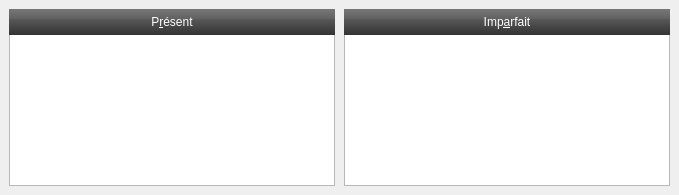
   <widget class="QWidget" name="pageSubjonctif">
    <attribute name="title">
     <string>&amp;Subjonctif</string>
    </attribute>
    <widget class="QTextBrowser" name="navigateurSubjonctifPresent">
     <property name="geometry">
      <rect>
       <x>9</x>
       <y>34</y>
       <width>326</width>
       <height>152</height>
      </rect>
     </property>
     <property name="lineWrapMode">
      <enum>QTextEdit::NoWrap</enum>
     </property>
    </widget>
    <widget class="QLabel" name="etiquetteSubjonctifImparfait">
     <property name="geometry">
      <rect>
       <x>344</x>
       <y>9</y>
       <width>326</width>
       <height>26</height>
      </rect>
     </property>
     <property name="palette">
      <palette>
       <active>
        <colorrole role="WindowText">
         <brush brushstyle="SolidPattern">
          <color alpha="255">
           <red>255</red>
           <green>255</green>
           <blue>255</blue>
          </color>
         </brush>
        </colorrole>
        <colorrole role="Button">
         <brush brushstyle="LinearGradientPattern">
          <gradient startx="0.000000000000000" starty="0.000000000000000" endx="0.000000000000000" endy="1.000000000000000" type="LinearGradient" spread="PadSpread" coordinatemode="ObjectBoundingMode">
           <gradientstop position="0.000000000000000">
            <color alpha="255">
             <red>119</red>
             <green>119</green>
             <blue>119</blue>
            </color>
           </gradientstop>
           <gradientstop position="0.400000000000000">
            <color alpha="255">
             <red>96</red>
             <green>96</green>
             <blue>96</blue>
            </color>
           </gradientstop>
           <gradientstop position="0.401000000000000">
            <color alpha="255">
             <red>87</red>
             <green>87</green>
             <blue>87</blue>
            </color>
           </gradientstop>
           <gradientstop position="1.000000000000000">
            <color alpha="255">
             <red>51</red>
             <green>51</green>
             <blue>51</blue>
            </color>
           </gradientstop>
          </gradient>
         </brush>
        </colorrole>
        <colorrole role="Base">
         <brush brushstyle="LinearGradientPattern">
          <gradient startx="0.000000000000000" starty="0.000000000000000" endx="0.000000000000000" endy="1.000000000000000" type="LinearGradient" spread="PadSpread" coordinatemode="ObjectBoundingMode">
           <gradientstop position="0.000000000000000">
            <color alpha="255">
             <red>119</red>
             <green>119</green>
             <blue>119</blue>
            </color>
           </gradientstop>
           <gradientstop position="0.400000000000000">
            <color alpha="255">
             <red>96</red>
             <green>96</green>
             <blue>96</blue>
            </color>
           </gradientstop>
           <gradientstop position="0.401000000000000">
            <color alpha="255">
             <red>87</red>
             <green>87</green>
             <blue>87</blue>
            </color>
           </gradientstop>
           <gradientstop position="1.000000000000000">
            <color alpha="255">
             <red>51</red>
             <green>51</green>
             <blue>51</blue>
            </color>
           </gradientstop>
          </gradient>
         </brush>
        </colorrole>
        <colorrole role="Window">
         <brush brushstyle="LinearGradientPattern">
          <gradient startx="0.000000000000000" starty="0.000000000000000" endx="0.000000000000000" endy="1.000000000000000" type="LinearGradient" spread="PadSpread" coordinatemode="ObjectBoundingMode">
           <gradientstop position="0.000000000000000">
            <color alpha="255">
             <red>119</red>
             <green>119</green>
             <blue>119</blue>
            </color>
           </gradientstop>
           <gradientstop position="0.400000000000000">
            <color alpha="255">
             <red>96</red>
             <green>96</green>
             <blue>96</blue>
            </color>
           </gradientstop>
           <gradientstop position="0.401000000000000">
            <color alpha="255">
             <red>87</red>
             <green>87</green>
             <blue>87</blue>
            </color>
           </gradientstop>
           <gradientstop position="1.000000000000000">
            <color alpha="255">
             <red>51</red>
             <green>51</green>
             <blue>51</blue>
            </color>
           </gradientstop>
          </gradient>
         </brush>
        </colorrole>
       </active>
       <inactive>
        <colorrole role="WindowText">
         <brush brushstyle="SolidPattern">
          <color alpha="255">
           <red>255</red>
           <green>255</green>
           <blue>255</blue>
          </color>
         </brush>
        </colorrole>
        <colorrole role="Button">
         <brush brushstyle="LinearGradientPattern">
          <gradient startx="0.000000000000000" starty="0.000000000000000" endx="0.000000000000000" endy="1.000000000000000" type="LinearGradient" spread="PadSpread" coordinatemode="ObjectBoundingMode">
           <gradientstop position="0.000000000000000">
            <color alpha="255">
             <red>119</red>
             <green>119</green>
             <blue>119</blue>
            </color>
           </gradientstop>
           <gradientstop position="0.400000000000000">
            <color alpha="255">
             <red>96</red>
             <green>96</green>
             <blue>96</blue>
            </color>
           </gradientstop>
           <gradientstop position="0.401000000000000">
            <color alpha="255">
             <red>87</red>
             <green>87</green>
             <blue>87</blue>
            </color>
           </gradientstop>
           <gradientstop position="1.000000000000000">
            <color alpha="255">
             <red>51</red>
             <green>51</green>
             <blue>51</blue>
            </color>
           </gradientstop>
          </gradient>
         </brush>
        </colorrole>
        <colorrole role="Base">
         <brush brushstyle="LinearGradientPattern">
          <gradient startx="0.000000000000000" starty="0.000000000000000" endx="0.000000000000000" endy="1.000000000000000" type="LinearGradient" spread="PadSpread" coordinatemode="ObjectBoundingMode">
           <gradientstop position="0.000000000000000">
            <color alpha="255">
             <red>119</red>
             <green>119</green>
             <blue>119</blue>
            </color>
           </gradientstop>
           <gradientstop position="0.400000000000000">
            <color alpha="255">
             <red>96</red>
             <green>96</green>
             <blue>96</blue>
            </color>
           </gradientstop>
           <gradientstop position="0.401000000000000">
            <color alpha="255">
             <red>87</red>
             <green>87</green>
             <blue>87</blue>
            </color>
           </gradientstop>
           <gradientstop position="1.000000000000000">
            <color alpha="255">
             <red>51</red>
             <green>51</green>
             <blue>51</blue>
            </color>
           </gradientstop>
          </gradient>
         </brush>
        </colorrole>
        <colorrole role="Window">
         <brush brushstyle="LinearGradientPattern">
          <gradient startx="0.000000000000000" starty="0.000000000000000" endx="0.000000000000000" endy="1.000000000000000" type="LinearGradient" spread="PadSpread" coordinatemode="ObjectBoundingMode">
           <gradientstop position="0.000000000000000">
            <color alpha="255">
             <red>119</red>
             <green>119</green>
             <blue>119</blue>
            </color>
           </gradientstop>
           <gradientstop position="0.400000000000000">
            <color alpha="255">
             <red>96</red>
             <green>96</green>
             <blue>96</blue>
            </color>
           </gradientstop>
           <gradientstop position="0.401000000000000">
            <color alpha="255">
             <red>87</red>
             <green>87</green>
             <blue>87</blue>
            </color>
           </gradientstop>
           <gradientstop position="1.000000000000000">
            <color alpha="255">
             <red>51</red>
             <green>51</green>
             <blue>51</blue>
            </color>
           </gradientstop>
          </gradient>
         </brush>
        </colorrole>
       </inactive>
       <disabled>
        <colorrole role="WindowText">
         <brush brushstyle="SolidPattern">
          <color alpha="255">
           <red>119</red>
           <green>121</green>
           <blue>123</blue>
          </color>
         </brush>
        </colorrole>
        <colorrole role="Button">
         <brush brushstyle="LinearGradientPattern">
          <gradient startx="0.000000000000000" starty="0.000000000000000" endx="0.000000000000000" endy="1.000000000000000" type="LinearGradient" spread="PadSpread" coordinatemode="ObjectBoundingMode">
           <gradientstop position="0.000000000000000">
            <color alpha="255">
             <red>119</red>
             <green>119</green>
             <blue>119</blue>
            </color>
           </gradientstop>
           <gradientstop position="0.400000000000000">
            <color alpha="255">
             <red>96</red>
             <green>96</green>
             <blue>96</blue>
            </color>
           </gradientstop>
           <gradientstop position="0.401000000000000">
            <color alpha="255">
             <red>87</red>
             <green>87</green>
             <blue>87</blue>
            </color>
           </gradientstop>
           <gradientstop position="1.000000000000000">
            <color alpha="255">
             <red>51</red>
             <green>51</green>
             <blue>51</blue>
            </color>
           </gradientstop>
          </gradient>
         </brush>
        </colorrole>
        <colorrole role="Base">
         <brush brushstyle="LinearGradientPattern">
          <gradient startx="0.000000000000000" starty="0.000000000000000" endx="0.000000000000000" endy="1.000000000000000" type="LinearGradient" spread="PadSpread" coordinatemode="ObjectBoundingMode">
           <gradientstop position="0.000000000000000">
            <color alpha="255">
             <red>119</red>
             <green>119</green>
             <blue>119</blue>
            </color>
           </gradientstop>
           <gradientstop position="0.400000000000000">
            <color alpha="255">
             <red>96</red>
             <green>96</green>
             <blue>96</blue>
            </color>
           </gradientstop>
           <gradientstop position="0.401000000000000">
            <color alpha="255">
             <red>87</red>
             <green>87</green>
             <blue>87</blue>
            </color>
           </gradientstop>
           <gradientstop position="1.000000000000000">
            <color alpha="255">
             <red>51</red>
             <green>51</green>
             <blue>51</blue>
            </color>
           </gradientstop>
          </gradient>
         </brush>
        </colorrole>
        <colorrole role="Window">
         <brush brushstyle="LinearGradientPattern">
          <gradient startx="0.000000000000000" starty="0.000000000000000" endx="0.000000000000000" endy="1.000000000000000" type="LinearGradient" spread="PadSpread" coordinatemode="ObjectBoundingMode">
           <gradientstop position="0.000000000000000">
            <color alpha="255">
             <red>119</red>
             <green>119</green>
             <blue>119</blue>
            </color>
           </gradientstop>
           <gradientstop position="0.400000000000000">
            <color alpha="255">
             <red>96</red>
             <green>96</green>
             <blue>96</blue>
            </color>
           </gradientstop>
           <gradientstop position="0.401000000000000">
            <color alpha="255">
             <red>87</red>
             <green>87</green>
             <blue>87</blue>
            </color>
           </gradientstop>
           <gradientstop position="1.000000000000000">
            <color alpha="255">
             <red>51</red>
             <green>51</green>
             <blue>51</blue>
            </color>
           </gradientstop>
          </gradient>
         </brush>
        </colorrole>
       </disabled>
      </palette>
     </property>
     <property name="styleSheet">
      <string>background-color: qlineargradient(x1: 0, y1: 0, x2: 0.0, y2: 1.0, stop: 0 #777777, stop: 0.4 #606060, stop: 0.401 #575757, stop: 1 #333333);</string>
     </property>
     <property name="text">
      <string>Imp&amp;arfait</string>
     </property>
     <property name="alignment">
      <set>Qt::AlignCenter</set>
     </property>
     <property name="buddy">
      <cstring>navigateurSubjonctifImparfait</cstring>
     </property>
    </widget>
    <widget class="QTextBrowser" name="navigateurSubjonctifImparfait">
     <property name="geometry">
      <rect>
       <x>344</x>
       <y>34</y>
       <width>326</width>
       <height>152</height>
      </rect>
     </property>
     <property name="lineWrapMode">
      <enum>QTextEdit::NoWrap</enum>
     </property>
    </widget>
    <widget class="QLabel" name="etiquetteSubjonctifPresent">
     <property name="geometry">
      <rect>
       <x>9</x>
       <y>9</y>
       <width>326</width>
       <height>26</height>
      </rect>
     </property>
     <property name="palette">
      <palette>
       <active>
        <colorrole role="WindowText">
         <brush brushstyle="SolidPattern">
          <color alpha="255">
           <red>255</red>
           <green>255</green>
           <blue>255</blue>
          </color>
         </brush>
        </colorrole>
        <colorrole role="Button">
         <brush brushstyle="LinearGradientPattern">
          <gradient startx="0.000000000000000" starty="0.000000000000000" endx="0.000000000000000" endy="1.000000000000000" type="LinearGradient" spread="PadSpread" coordinatemode="ObjectBoundingMode">
           <gradientstop position="0.000000000000000">
            <color alpha="255">
             <red>119</red>
             <green>119</green>
             <blue>119</blue>
            </color>
           </gradientstop>
           <gradientstop position="0.400000000000000">
            <color alpha="255">
             <red>96</red>
             <green>96</green>
             <blue>96</blue>
            </color>
           </gradientstop>
           <gradientstop position="0.401000000000000">
            <color alpha="255">
             <red>87</red>
             <green>87</green>
             <blue>87</blue>
            </color>
           </gradientstop>
           <gradientstop position="1.000000000000000">
            <color alpha="255">
             <red>51</red>
             <green>51</green>
             <blue>51</blue>
            </color>
           </gradientstop>
          </gradient>
         </brush>
        </colorrole>
        <colorrole role="Base">
         <brush brushstyle="LinearGradientPattern">
          <gradient startx="0.000000000000000" starty="0.000000000000000" endx="0.000000000000000" endy="1.000000000000000" type="LinearGradient" spread="PadSpread" coordinatemode="ObjectBoundingMode">
           <gradientstop position="0.000000000000000">
            <color alpha="255">
             <red>119</red>
             <green>119</green>
             <blue>119</blue>
            </color>
           </gradientstop>
           <gradientstop position="0.400000000000000">
            <color alpha="255">
             <red>96</red>
             <green>96</green>
             <blue>96</blue>
            </color>
           </gradientstop>
           <gradientstop position="0.401000000000000">
            <color alpha="255">
             <red>87</red>
             <green>87</green>
             <blue>87</blue>
            </color>
           </gradientstop>
           <gradientstop position="1.000000000000000">
            <color alpha="255">
             <red>51</red>
             <green>51</green>
             <blue>51</blue>
            </color>
           </gradientstop>
          </gradient>
         </brush>
        </colorrole>
        <colorrole role="Window">
         <brush brushstyle="LinearGradientPattern">
          <gradient startx="0.000000000000000" starty="0.000000000000000" endx="0.000000000000000" endy="1.000000000000000" type="LinearGradient" spread="PadSpread" coordinatemode="ObjectBoundingMode">
           <gradientstop position="0.000000000000000">
            <color alpha="255">
             <red>119</red>
             <green>119</green>
             <blue>119</blue>
            </color>
           </gradientstop>
           <gradientstop position="0.400000000000000">
            <color alpha="255">
             <red>96</red>
             <green>96</green>
             <blue>96</blue>
            </color>
           </gradientstop>
           <gradientstop position="0.401000000000000">
            <color alpha="255">
             <red>87</red>
             <green>87</green>
             <blue>87</blue>
            </color>
           </gradientstop>
           <gradientstop position="1.000000000000000">
            <color alpha="255">
             <red>51</red>
             <green>51</green>
             <blue>51</blue>
            </color>
           </gradientstop>
          </gradient>
         </brush>
        </colorrole>
       </active>
       <inactive>
        <colorrole role="WindowText">
         <brush brushstyle="SolidPattern">
          <color alpha="255">
           <red>255</red>
           <green>255</green>
           <blue>255</blue>
          </color>
         </brush>
        </colorrole>
        <colorrole role="Button">
         <brush brushstyle="LinearGradientPattern">
          <gradient startx="0.000000000000000" starty="0.000000000000000" endx="0.000000000000000" endy="1.000000000000000" type="LinearGradient" spread="PadSpread" coordinatemode="ObjectBoundingMode">
           <gradientstop position="0.000000000000000">
            <color alpha="255">
             <red>119</red>
             <green>119</green>
             <blue>119</blue>
            </color>
           </gradientstop>
           <gradientstop position="0.400000000000000">
            <color alpha="255">
             <red>96</red>
             <green>96</green>
             <blue>96</blue>
            </color>
           </gradientstop>
           <gradientstop position="0.401000000000000">
            <color alpha="255">
             <red>87</red>
             <green>87</green>
             <blue>87</blue>
            </color>
           </gradientstop>
           <gradientstop position="1.000000000000000">
            <color alpha="255">
             <red>51</red>
             <green>51</green>
             <blue>51</blue>
            </color>
           </gradientstop>
          </gradient>
         </brush>
        </colorrole>
        <colorrole role="Base">
         <brush brushstyle="LinearGradientPattern">
          <gradient startx="0.000000000000000" starty="0.000000000000000" endx="0.000000000000000" endy="1.000000000000000" type="LinearGradient" spread="PadSpread" coordinatemode="ObjectBoundingMode">
           <gradientstop position="0.000000000000000">
            <color alpha="255">
             <red>119</red>
             <green>119</green>
             <blue>119</blue>
            </color>
           </gradientstop>
           <gradientstop position="0.400000000000000">
            <color alpha="255">
             <red>96</red>
             <green>96</green>
             <blue>96</blue>
            </color>
           </gradientstop>
           <gradientstop position="0.401000000000000">
            <color alpha="255">
             <red>87</red>
             <green>87</green>
             <blue>87</blue>
            </color>
           </gradientstop>
           <gradientstop position="1.000000000000000">
            <color alpha="255">
             <red>51</red>
             <green>51</green>
             <blue>51</blue>
            </color>
           </gradientstop>
          </gradient>
         </brush>
        </colorrole>
        <colorrole role="Window">
         <brush brushstyle="LinearGradientPattern">
          <gradient startx="0.000000000000000" starty="0.000000000000000" endx="0.000000000000000" endy="1.000000000000000" type="LinearGradient" spread="PadSpread" coordinatemode="ObjectBoundingMode">
           <gradientstop position="0.000000000000000">
            <color alpha="255">
             <red>119</red>
             <green>119</green>
             <blue>119</blue>
            </color>
           </gradientstop>
           <gradientstop position="0.400000000000000">
            <color alpha="255">
             <red>96</red>
             <green>96</green>
             <blue>96</blue>
            </color>
           </gradientstop>
           <gradientstop position="0.401000000000000">
            <color alpha="255">
             <red>87</red>
             <green>87</green>
             <blue>87</blue>
            </color>
           </gradientstop>
           <gradientstop position="1.000000000000000">
            <color alpha="255">
             <red>51</red>
             <green>51</green>
             <blue>51</blue>
            </color>
           </gradientstop>
          </gradient>
         </brush>
        </colorrole>
       </inactive>
       <disabled>
        <colorrole role="WindowText">
         <brush brushstyle="SolidPattern">
          <color alpha="255">
           <red>119</red>
           <green>121</green>
           <blue>123</blue>
          </color>
         </brush>
        </colorrole>
        <colorrole role="Button">
         <brush brushstyle="LinearGradientPattern">
          <gradient startx="0.000000000000000" starty="0.000000000000000" endx="0.000000000000000" endy="1.000000000000000" type="LinearGradient" spread="PadSpread" coordinatemode="ObjectBoundingMode">
           <gradientstop position="0.000000000000000">
            <color alpha="255">
             <red>119</red>
             <green>119</green>
             <blue>119</blue>
            </color>
           </gradientstop>
           <gradientstop position="0.400000000000000">
            <color alpha="255">
             <red>96</red>
             <green>96</green>
             <blue>96</blue>
            </color>
           </gradientstop>
           <gradientstop position="0.401000000000000">
            <color alpha="255">
             <red>87</red>
             <green>87</green>
             <blue>87</blue>
            </color>
           </gradientstop>
           <gradientstop position="1.000000000000000">
            <color alpha="255">
             <red>51</red>
             <green>51</green>
             <blue>51</blue>
            </color>
           </gradientstop>
          </gradient>
         </brush>
        </colorrole>
        <colorrole role="Base">
         <brush brushstyle="LinearGradientPattern">
          <gradient startx="0.000000000000000" starty="0.000000000000000" endx="0.000000000000000" endy="1.000000000000000" type="LinearGradient" spread="PadSpread" coordinatemode="ObjectBoundingMode">
           <gradientstop position="0.000000000000000">
            <color alpha="255">
             <red>119</red>
             <green>119</green>
             <blue>119</blue>
            </color>
           </gradientstop>
           <gradientstop position="0.400000000000000">
            <color alpha="255">
             <red>96</red>
             <green>96</green>
             <blue>96</blue>
            </color>
           </gradientstop>
           <gradientstop position="0.401000000000000">
            <color alpha="255">
             <red>87</red>
             <green>87</green>
             <blue>87</blue>
            </color>
           </gradientstop>
           <gradientstop position="1.000000000000000">
            <color alpha="255">
             <red>51</red>
             <green>51</green>
             <blue>51</blue>
            </color>
           </gradientstop>
          </gradient>
         </brush>
        </colorrole>
        <colorrole role="Window">
         <brush brushstyle="LinearGradientPattern">
          <gradient startx="0.000000000000000" starty="0.000000000000000" endx="0.000000000000000" endy="1.000000000000000" type="LinearGradient" spread="PadSpread" coordinatemode="ObjectBoundingMode">
           <gradientstop position="0.000000000000000">
            <color alpha="255">
             <red>119</red>
             <green>119</green>
             <blue>119</blue>
            </color>
           </gradientstop>
           <gradientstop position="0.400000000000000">
            <color alpha="255">
             <red>96</red>
             <green>96</green>
             <blue>96</blue>
            </color>
           </gradientstop>
           <gradientstop position="0.401000000000000">
            <color alpha="255">
             <red>87</red>
             <green>87</green>
             <blue>87</blue>
            </color>
           </gradientstop>
           <gradientstop position="1.000000000000000">
            <color alpha="255">
             <red>51</red>
             <green>51</green>
             <blue>51</blue>
            </color>
           </gradientstop>
          </gradient>
         </brush>
        </colorrole>
       </disabled>
      </palette>
     </property>
     <property name="styleSheet">
      <string>background-color: qlineargradient(x1: 0, y1: 0, x2: 0.0, y2: 1.0, stop: 0 #777777, stop: 0.4 #606060, stop: 0.401 #575757, stop: 1 #333333);</string>
     </property>
     <property name="text">
      <string>P&amp;résent</string>
     </property>
     <property name="alignment">
      <set>Qt::AlignCenter</set>
     </property>
     <property name="buddy">
      <cstring>navigateurSubjonctifPresent</cstring>
     </property>
    </widget>
    <zorder>navigateurSubjonctifImparfait</zorder>
    <zorder>navigateurSubjonctifPresent</zorder>
    <zorder>etiquetteSubjonctifImparfait</zorder>
    <zorder>etiquetteSubjonctifPresent</zorder>
   </widget>
